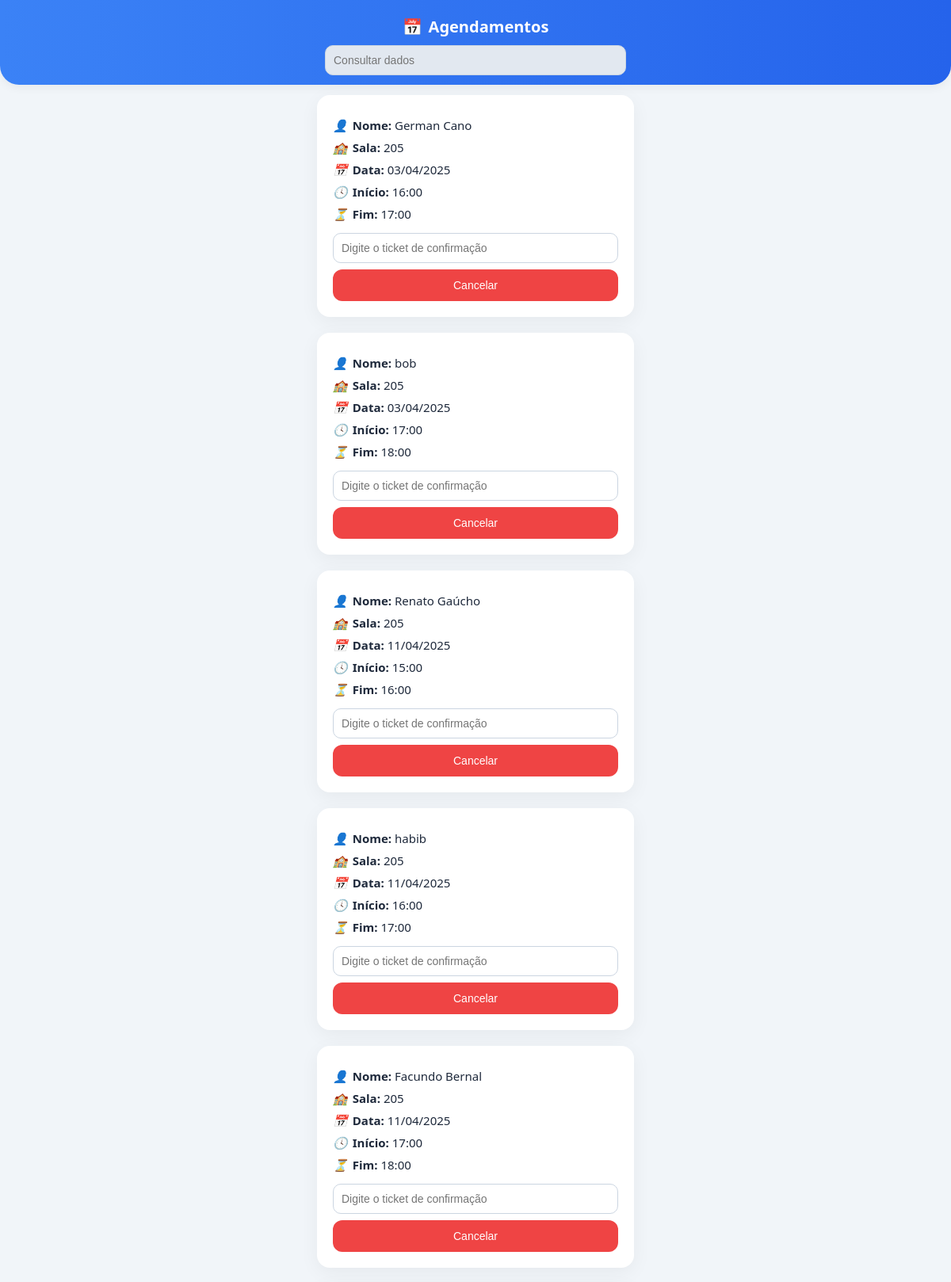
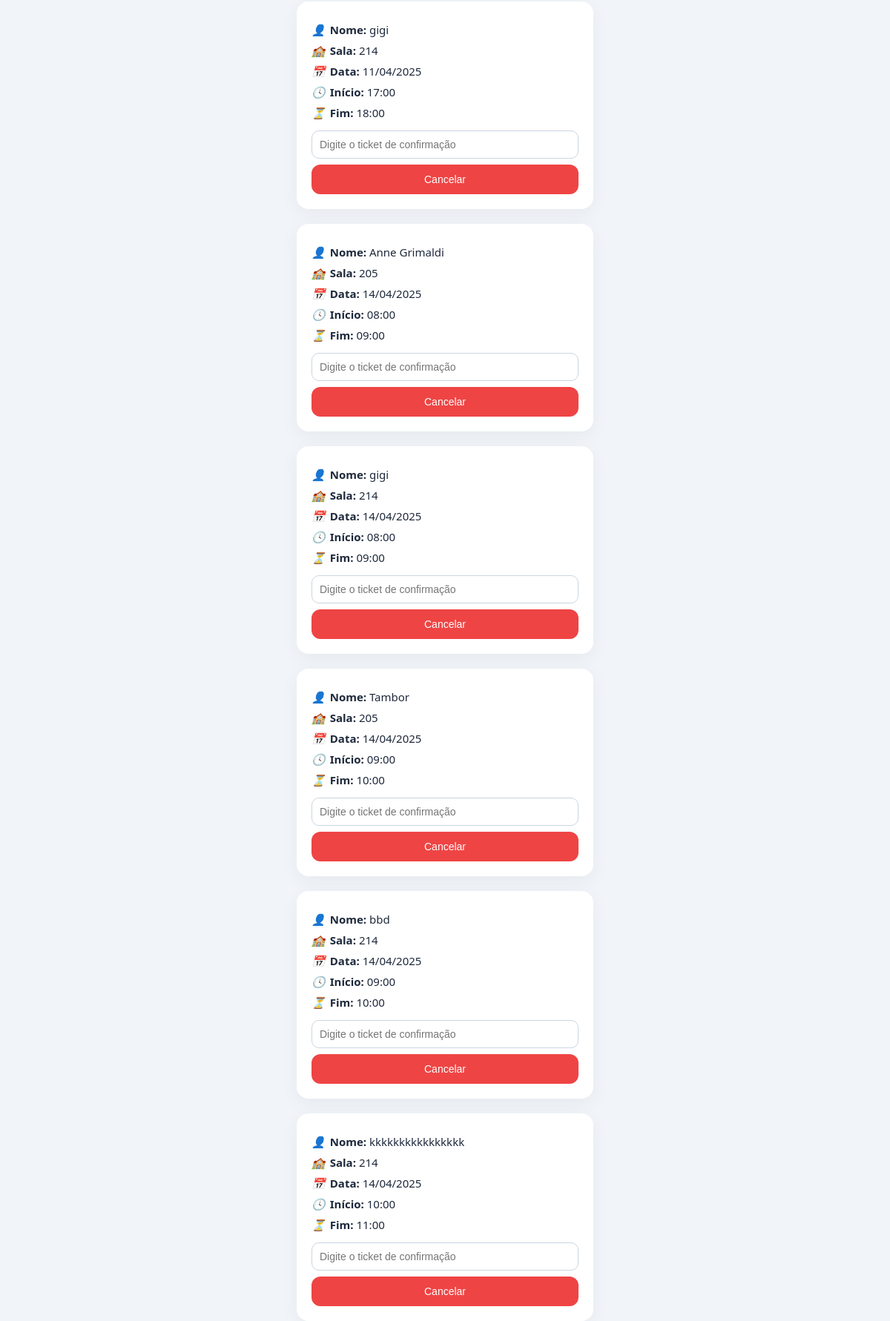
/meus-agendamentos (upper part), run on the app's committed database (2 pictures, top to bottom).
### app/agendamento.py (models this page shows)
class Agendamento(db.Model):
    id = db.Column(db.Integer, primary_key=True)
    nome = db.Column(db.String(100), nullable=False)
    sala = db.Column(db.String(10), nullable=False)
    data = db.Column(db.String(10), nullable=False)
    inicio = db.Column(db.DateTime, nullable=False)
    fim = db.Column(db.DateTime, nullable=False)

### app/agendamento.py (the view)
@app.route("/meus-agendamentos")
def meus_agendamentos():
    nome = request.args.get("nome", "").strip()
    if nome:
        agendamentos = Agendamento.query.filter(
            Agendamento.nome.ilike(f"%{nome}%")
        ).order_by(Agendamento.data, Agendamento.inicio).all()
    else:
        agendamentos = Agendamento.query.order_by(Agendamento.data, Agendamento.inicio).all()
    for a in agendamentos:
        try:
            a.data_formatada = datetime.strptime(a.data, "%Y-%m-%d").strftime("%d/%m/%Y")
        except ValueError:
            a.data_formatada = a.data
    return render_template("meus_agendamentos.html", agendamentos=agendamentos)

### app/agendamento.py (called while the page is built)
@app.after_request
def add_header(response):
    response.headers["Cache-Control"] = "no-store, no-cache, must-revalidate, max-age=0"
    return response

### app/templates/meus_agendamentos.html (shortened to what this page needs)
<!DOCTYPE html>
<html lang="pt-BR">
<head>
</head>
<body>
  <div class="top-bar">
    <div class="titulo">📅 <strong>Agendamentos</strong></div>
    <input type="text" id="pesquisa" placeholder="Consultar dados" onkeyup="filtrarAgendamentos()">
  </div>
  {% if agendamentos %}
    {% for a in agendamentos %}
      <div class="card" data-nome="{{ a.nome|lower }}">
        <p><i>👤</i><strong>Nome:</strong> {{ a.nome }}</p>
        <p><i>🏫</i><strong>Sala:</strong> {{ a.sala }}</p>
        <p><i>📅</i><strong>Data:</strong> {{ a.data_formatada }}</p>
        <p><i>🕓</i><strong>Início:</strong> {{ a.inicio.strftime('%H:%M') }}</p>
        <p><i>⏳</i><strong>Fim:</strong> {{ a.fim.strftime('%H:%M') }}</p>
        <form method="POST" action="{{ url_for('cancelar_por_ticket', id=a.id) }}">
          <input type="text" name="ticket" placeholder="Digite o ticket de confirmação" required>
          <button type="submit">Cancelar</button>
        </form>
      </div>
    {% endfor %}
  {% else %}
    <p style="color: #475569; margin-top: 60px;">Nenhum agendamento encontrado para esse nome.</p>
  {% endif %}
</body>
</html>

### app/templates/meus_agendamentos.html (style rules this page uses)
* { box-sizing: border-box; }
body { font-family: 'Segoe UI', sans-serif; background-color: #f1f5f9; margin: 0; padding: 0; text-align: center; padding-top: 100px; padding-bottom: 80px; }
.top-bar { position: fixed; top: 0; left: 0; right: 0; background: linear-gradient(to right, #3b82f6, #2563eb); color: white; padding: 20px 16px 12px; font-size: 18px; font-weight: 500; display: flex; flex-direction: column; align-items: center; z-index: 1000; border-bottom-left-radius: 24px; border-bottom-right-radius: 24px; box-shadow: 0 4px 12px rgba(0, 0, 0, 0.05); }
.top-bar .titulo { font-size: 20px; display: flex; align-items: center; gap: 8px; margin-bottom: 10px; }
.top-bar input { padding: 10px 14px; border-radius: 12px; border: none; width: 100%; max-width: 380px; font-size: 14px; background: #e2e8f0; transition: all 0.2s ease; }
.card { background: #ffffff; border-radius: 16px; box-shadow: 0 6px 24px rgba(0, 0, 0, 0.05); padding: 20px; max-width: 400px; margin: 20px auto; text-align: left; animation: fadeInUp 0.4s ease both; }
.card p { font-size: 15px; margin: 8px 0; color: #1e293b; }
.card p strong { font-weight: 600; }
.card p i { margin-right: 6px; }
form { margin-top: 14px; display: flex; flex-direction: column; gap: 8px; }
input[type="text"] { padding: 10px; border-radius: 10px; border: 1px solid #cbd5e1; font-size: 14px; }
button { background: #ef4444; color: white; border: none; padding: 12px; font-size: 14px; border-radius: 12px; cursor: pointer; transition: transform 0.15s ease, box-shadow 0.15s ease; }

### data on the page
Agendamento: nome "German Cano", sala "205", data_formatada "03/04/2025", inicio "16:00", fim "17:00"
Agendamento: nome "bob", sala "205", data_formatada "03/04/2025", inicio "17:00", fim "18:00"
Agendamento: nome "Renato Gaúcho", sala "205", data_formatada "11/04/2025", inicio "15:00", fim "16:00"
Agendamento: nome "habib", sala "205", data_formatada "11/04/2025", inicio "16:00", fim "17:00"
Agendamento: nome "Facundo Bernal", sala "205", data_formatada "11/04/2025", inicio "17:00", fim "18:00"
Agendamento: nome "gigi", sala "214", data_formatada "11/04/2025", inicio "17:00", fim "18:00"
Agendamento: nome "Anne Grimaldi", sala "205", data_formatada "14/04/2025", inicio "08:00", fim "09:00"
Agendamento: nome "gigi", sala "214", data_formatada "14/04/2025", inicio "08:00", fim "09:00"
Agendamento: nome "Tambor", sala "205", data_formatada "14/04/2025", inicio "09:00", fim "10:00"
Agendamento: nome "bbd", sala "214", data_formatada "14/04/2025", inicio "09:00", fim "10:00"
Agendamento: nome "kkkkkkkkkkkkkkkk", sala "214", data_formatada "14/04/2025", inicio "10:00", fim "11:00"
